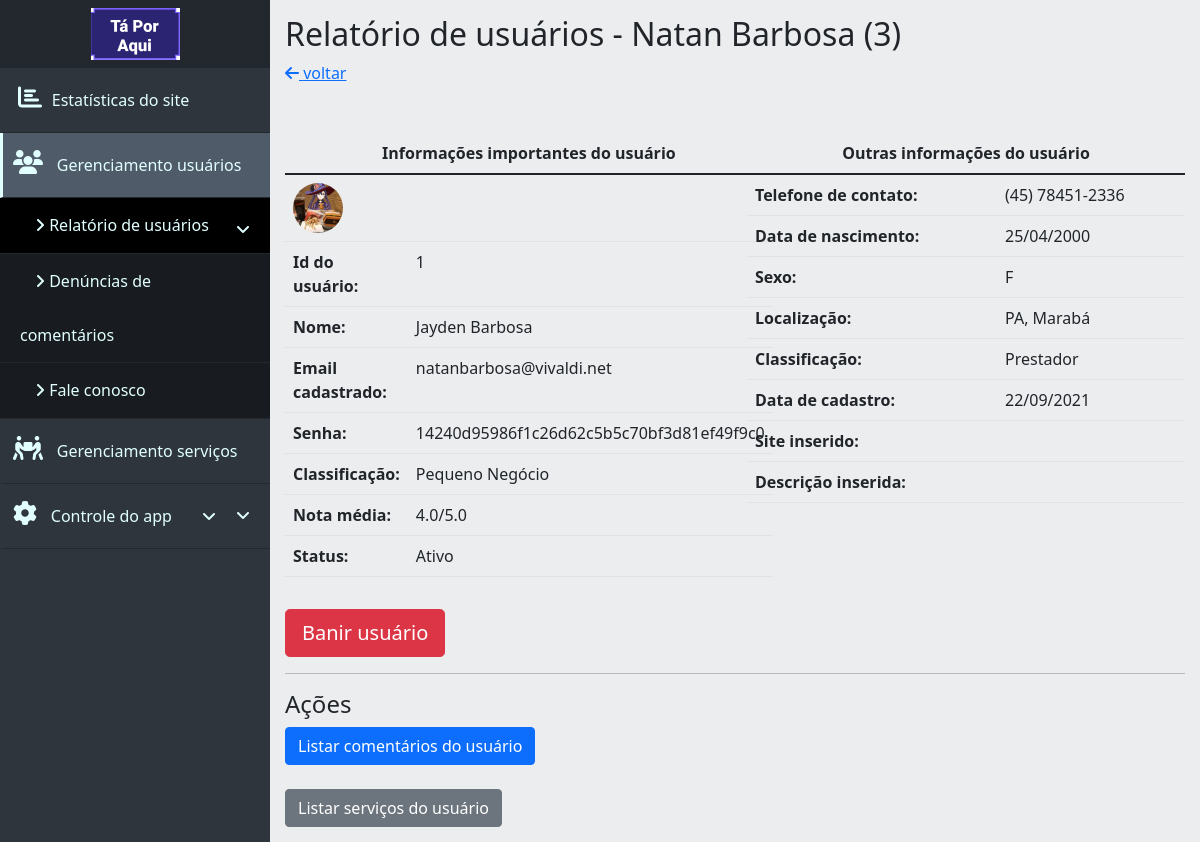
The page /dashboard/userManagement/user.php?id=1 (signed in) on the database its author committed.
### tables this page shows
CREATE TABLE `usuarios` (
  `id_usuario` int(11) NOT NULL,
  `nome_usuario` varchar(15) NOT NULL,
  `sobrenome_usuario` varchar(15) NOT NULL,
  `fone_usuario` varchar(20) NOT NULL,
  `email_usuario` varchar(40) NOT NULL,
  `senha_usuario` char(40) NOT NULL,
  `data_nasc_usuario` date NOT NULL,
  `sexo_usuario` char(1) NOT NULL,
  `classif_usuario` int(11) NOT NULL COMMENT '0 = cliente, 1 = prestador, 2 = pequeno negócio',
  `cep_usuario` char(8) NOT NULL,
  `uf_usuario` char(2) NOT NULL,
  `cidade_usuario` varchar(30) NOT NULL,
  `bairro_usuario` varchar(30) NOT NULL,
  `rua_usuario` varchar(30) NOT NULL,
  `numero_usuario` varchar(5) NOT NULL,
  `comple_usuario` varchar(20) DEFAULT NULL,
  `data_entrada_usuario` timestamp NULL DEFAULT current_timestamp(),
  `desc_usuario` text DEFAULT NULL,
  `site_usuario` varchar(40) DEFAULT NULL,
  `status_usuario` int(11) NOT NULL DEFAULT 1 COMMENT '0 = suspenso, 1 = ativo, 2 = denunciado/banido',
  `online_usuario` tinyint(1) NOT NULL DEFAULT 1,
  `imagem_usuario` varchar(60) DEFAULT 'no_picture.jpg',
  `nota_media_usuario` decimal(2,1) DEFAULT NULL,
  `posicao_usuario` point DEFAULT NULL
);

### dashboard/assets/getData.php (called while the page is built, shortened)
<?php
class DbConnection {
    private $host = 'localhost';
    private $dbname = 'ta_por_aqui';
    private $user = 'root';
    private $password = '';
    public function connect(){
        try{
            $connect = new PDO(
                "mysql:host=$this->host;dbname=$this->dbname;",
                "$this->user",
                "$this->password"
            );
            $connect->exec('SET CHARACTER SET utf8');
            return $connect;
        } catch (PDOException $e){
            echo 'Não foi possivel se conectar com o servidor <br>';
            echo 'Código do erro: ' . $e->getCode() . '<br> Mensagem de erro: ' . $e->getMessage();
        }
    }
}
class UserReport {
    private $con;
    public $id_usuario;
    public function __construct($id){
        $this->con = new DbConnection();
        $this->con = $this->con->connect();
        $this->id_usuario = $id;
    }
    public function getUserInfo(){
        $query = "SELECT id_usuario, nome_usuario, sobrenome_usuario, fone_usuario, email_usuario, senha_usuario, data_nasc_usuario, sexo_usuario, classif_usuario, status_usuario, uf_usuario, cidade_usuario, data_nasc_usuario, data_entrada_usuario, imagem_usuario, nota_media_usuario, desc_usuario, site_usuario FROM usuarios where id_usuario = $this->id_usuario";
        $stmt = $this->con->query($query);
        return $stmt->fetch(PDO::FETCH_ASSOC);
    }
}

### dashboard/userManagement/user.php (the view, shortened to what this page needs)
<?php
require "../assets/getData.php";
$userReport = new UserReport($_GET['id']);
$userInfo = $userReport->getUserInfo();
?>
<!DOCTYPE html>
<html lang="pt-br">
<head>
    <link href="https://cdn.jsdelivr.net/npm/bootstrap@5.1.1/dist/css/bootstrap.min.css" rel="stylesheet">
    <link rel="stylesheet" href="../style.css">
</head>
<body>
<div class="nav-side-menu">
    <div class="brand py-2"><img src="../../assets/images/dumb-brand.png" alt="logo"></div>
    <div class="menu-list">
        <ul id="menu-content" class="menu-content collapse out">
            <li>
                <a href="../analisys.php"><i class="fas fa-chart-bar sidebar-icon"></i> Estatísticas do site</a>
            </li>
            <li data-bs-toggle="collapse" data-bs-target="#gerenciamentoUsuarios" class="collapsed active">
                <div class="moreItems"><i class="fas fa-users sidebar-icon"></i> Gerenciamento usuários <span
                            class="arrow"><i class="fa fa-angle-down"></i></span></div>
            </li>
            <ul class="sub-menu collapse" id="gerenciamentoUsuarios">
                <li class="active"><a href="userReport.php"><i class="fa fa-angle-right"></i> Relatório de usuários</a>
                </li>
                <li><a href="commentComplaint.php"><i class="fa fa-angle-right"></i> Denúncias de comentários</a></li>
                <li><a href="contactReport.php"><i class="fa fa-angle-right"></i> Fale conosco</a></li>
            </ul>
            <li data-bs-toggle="collapse" data-bs-target="#gerenciamentoServicos" class="collapsed">
                <div class="moreItems"><i class="fas fa-people-carry sidebar-icon"></i> Gerenciamento serviços <span
                            class="arrow"><i class="fa fa-angle-down"></i></span></div>
            </li>
            <li data-bs-toggle="collapse" data-bs-target="#appControl" class="collapsed">
                <div class="moreItems"><i class="fas fa-cog sidebar-icon"></i> Controle do app <span class="arrow"><i
                                class="fa fa-angle-down"></i></span></div>
            </li>
        </ul>
    </div>
</div>
<div class="main" id="pagina">
    <h2>Relatório de usuários - Natan Barbosa (3)</h2>
    <a href="userReport.php"> <i class="fas fa-arrow-left"></i> voltar </a> <br>
    <div class="row mt-5">
        <div class="col-md-6">
            <table class="table table-hover">
                <thead class="thead-dark">
                <tr>
                    <th colspan="2" class="text-center">Informações importantes do usuário</th>
                </tr>
                </thead>
                <tbody>
                <tr>
                    <td colspan="2"><img src="../../assets/images/users/<?=$userInfo['imagem_usuario']?>" alt="imagem do usuário"
                                         class="userPicture"></td>
                </tr>
                <tr>
                    <th>Id do usuário:</th>
                    <td><?=$userInfo['id_usuario']?></td>
                </tr>
                <tr>
                    <th>Nome:</th>
                    <td><?=$userInfo['nome_usuario']?> <?=$userInfo['sobrenome_usuario']?></td>
                </tr>
                <tr>
                    <th>Email cadastrado:</th>
                    <td><?=$userInfo['email_usuario']?></td>
                </tr>
                <tr>
                    <th>Senha:</th>
                    <td><?=$userInfo['senha_usuario']?></td>
                </tr>
                <tr>
                    <th>Classificação:</th>
                    <?php
                    $class = "";
                    switch ($userInfo['classif_usuario']){
                        case 2:
                            $class = "Pequeno Negócio";
                            break;
                    }
                    ?>
                    <td><?=$class?></td>
                </tr>
                <tr>
                    <th>Nota média:</th>
                    <td><?=$userInfo['nota_media_usuario']?>/5.0</td>
                </tr>
                <tr>
                    <th>Status:</th>
                    <?php
                    $status = "";
                    switch ($userInfo['status_usuario']){
                        case 1:
                            $status = "Ativo";
                            break;
                    }
                    ?>
                    <td><?=$status?></td>
                </tr>
                </tbody>
            </table>
        </div>
        <div class="col-md-6 mt-3 mt-md-0">
            <table class="table table-hover">
                <thead class="thead-dark">
                <tr>
                    <th colspan="2" class="text-center">Outras informações do usuário</th>
                </tr>
                </thead>
                <tbody>
                <tr>
                    <th>Telefone de contato:</th>
                    <td><?=$userInfo['fone_usuario']?></td>
                </tr>
                <tr>
                    <th>Data de nascimento:</th>
                    <?php
                    $data_nasc = new DateTime($userInfo['data_nasc_usuario']);
                    ?>
                    <td><?=$data_nasc->format('d/m/Y')?></td>
                </tr>
                <tr>
                    <th>Sexo:</th>
                    <td><?=$userInfo['sexo_usuario']?></td>
                </tr>
                <tr>
                    <th>Localização:</th>
                    <td><?=$userInfo['uf_usuario']?>, <?=$userInfo['cidade_usuario']?></td>
                </tr>
                <tr>
                    <th>Classificação:</th>
                    <td><?php echo $userInfo['classif_usuario'] === 0 ? "Cliente" : "Prestador"?></td>
                </tr>
                <tr>
                    <th>Data de cadastro:</th>
                    <?php
                    $data_nasc = new DateTime($userInfo['data_entrada_usuario']);
                    ?>
                    <td><?=$data_nasc->format('d/m/Y')?></td>
                </tr>
                <tr>
                    <th>Site inserido:</th>
                    <td><a href="www.kekw.com"><?=$userInfo['site_usuario']?></a></td>
                </tr>
                <tr>
                    <th>Descrição inserida:</th>
                    <td>
                    </td>
                </tr>
                </tbody>
            </table>
        </div>
    </div>
    <?php if ($userInfo['status_usuario'] == 1) {?>
        <form action="user.php?id=<?=$_GET['id']?>" method="post">
            <button type="submit" class="btn btn-danger btn-lg mt-3">Banir usuário</button>
        </form>
    <?php } else if ($userInfo['status_usuario'] == 2){?>
        <form action="user.php?id=<?=$_GET['id']?>" method="post">
            <input type="hidden" name="changeUserStatus" value="unban">
            <button type="submit" class="btn btn-danger btn-lg mt-3">Desbanir usuário</button>
        </form>
    <?php }?>
    <hr>
    <h4>Ações</h4>
    <button type="button" class="btn btn-primary d-block" data-bs-toggle="collapse" data-bs-target="#userComments"
            aria-expanded="false" aria-controls="userComments">Listar comentários do usuário
    </button>
    <button type="button" class="btn btn-secondary d-block mt-4" data-bs-toggle="collapse" data-bs-target="#userServices"
            aria-expanded="false" aria-controls="userServices">Listar serviços do usuário
    </button>
</div>
</body>
</html>

### dashboard/style.css (style rules this page uses)
body { margin: 0; padding: 0; background-color: #ebedef; }
.main { margin-left: 270px; padding: 15px; }
.nav-side-menu { overflow: auto; background-color: #2e353d; position: fixed; top: 0; width: 270px; height: 100%; color: #e1ffff; }
.nav-side-menu .brand { background-color: #23282e; line-height: 50px; display: block; text-align: center; font-size: 14px; }
.nav-side-menu ul, .nav-side-menu li { list-style: none; padding: 0px; margin: 0px; line-height: 4rem; cursor: pointer; visibility: visible !important; }
.arrow { display: inline-block; padding-left: 10px; padding-right: 10px; vertical-align: middle; float: right; }
.nav-side-menu li i.sidebar-icon { margin-right: 0.6rem; font-size: 1.5em; }
.nav-side-menu ul .active, .nav-side-menu li .active { border-left: 3px solid #e1ffff; background-color: #4f5b69; }
.nav-side-menu li { padding-left: 0px; border-left: 3px solid #2e353d; border-bottom: 1px solid #23282e; }
.nav-side-menu li a { display: block; text-decoration: none; color: #e1ffff; }
.nav-side-menu li a i { padding-left: 15px; width: 20px; padding-right: 20px; }
.nav-side-menu ul .sub-menu li.active, .nav-side-menu li .sub-menu li.active { background-color: #000; }
.nav-side-menu ul .sub-menu li, .nav-side-menu li .sub-menu li { background-color: #181c20; border: none; line-height: 3.4rem; border-bottom: 1px solid #23282e; margin-left: 0px; }
.nav-side-menu li .sub-menu li a, .nav-side-menu ul .sub-menu li a { display: block; padding-left: 20px; }
.nav-side-menu ul .sub-menu li a i, .nav-side-menu li .sub-menu li a i { padding-right: 10px !important; }
.moreItems { padding: 0 10px; }
.userPicture { width: 50px; height: 50px; object-fit: cover; border-radius: 50%; }
@media (min-width: 992px) { .nav-side-menu .menu-list .menu-content { display: block; } }

### rows shown on the page
usuarios: imagem_usuario (picture), id_usuario "1", nome_usuario "Jayden", sobrenome_usuario "Barbosa", email_usuario "natanbarbosa@vivaldi.net", senha_usuario "14240d95986f1c26d62c5b5c70bf3d81ef49f9c0", classif_usuario "Pequeno Negócio", nota_media_usuario "4.0", status_usuario "Ativo", fone_usuario "(45) 78451-2336", data_nasc_usuario "25/04/2000", sexo_usuario "F", uf_usuario "PA", cidade_usuario "Marabá", data_entrada_usuario "22/09/2021"
